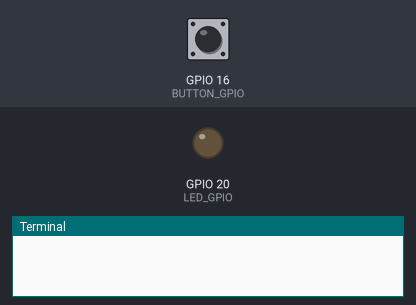
Bench run of a program on a simulated Raspberry Pi (BCM pin numbers). Shown: output pins drawn as LEDs (lit = HIGH), the last lines printed to the terminal. The test bench sets the inputs (shaded band); at power-on: GPIO 16 (BUTTON_GPIO) HIGH.

Above: at 1.2 s.
1.3 s: GPIO 16 (BUTTON_GPIO) pulled LOW for 0.15 s
At 1.37 s:
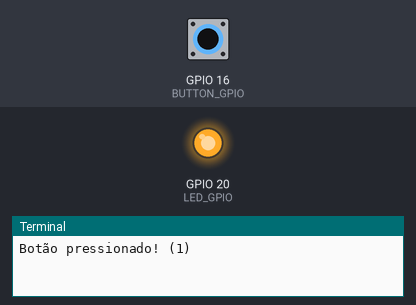
2.9 s: GPIO 16 (BUTTON_GPIO) pulled LOW for 3.2 s
At 6.6 s:
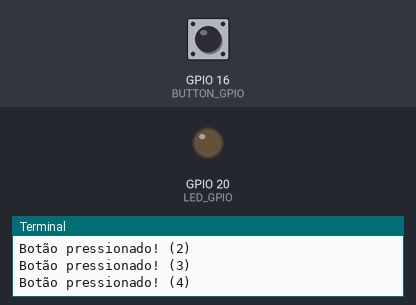
Timing chart, 0 to 8.1 s (numbered marks = the images above; inputs shaded):
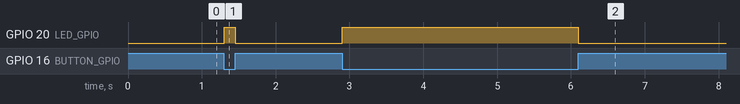

Measured:
- after the input at 1.3 s, GPIO 20 (LED_GPIO): LOW → HIGH at once, → LOW 0.15 s later
- after the input at 2.9 s, GPIO 20 (LED_GPIO): LOW → HIGH at once, → LOW 3.2 s later

The program:

interrupts_1.py
```python
#!/usr/bin/env python3

import signal
import sys
import RPi.GPIO as GPIO

BUTTON_GPIO = 16
LED_GPIO = 20

contPressionado = 0

def signal_handler(sig, frame):
    GPIO.cleanup()
    sys.exit(0)

def button_callback(channel):
    global contPressionado
    contPressionado = contPressionado + 1
    print("Botão pressionado! (" + str(contPressionado) + ")")
    if GPIO.input(BUTTON_GPIO):
        GPIO.output(LED_GPIO, GPIO.LOW)
    else:
        GPIO.output(LED_GPIO, GPIO.HIGH)

if __name__ == '__main__':
    GPIO.setmode(GPIO.BCM)

    GPIO.setup(BUTTON_GPIO, GPIO.IN, pull_up_down=GPIO.PUD_UP)
    GPIO.setup(LED_GPIO, GPIO.OUT)

    GPIO.add_event_detect(BUTTON_GPIO, GPIO.BOTH,
            callback=button_callback, bouncetime=50)

    signal.signal(signal.SIGINT, signal_handler)
    signal.pause()
```
